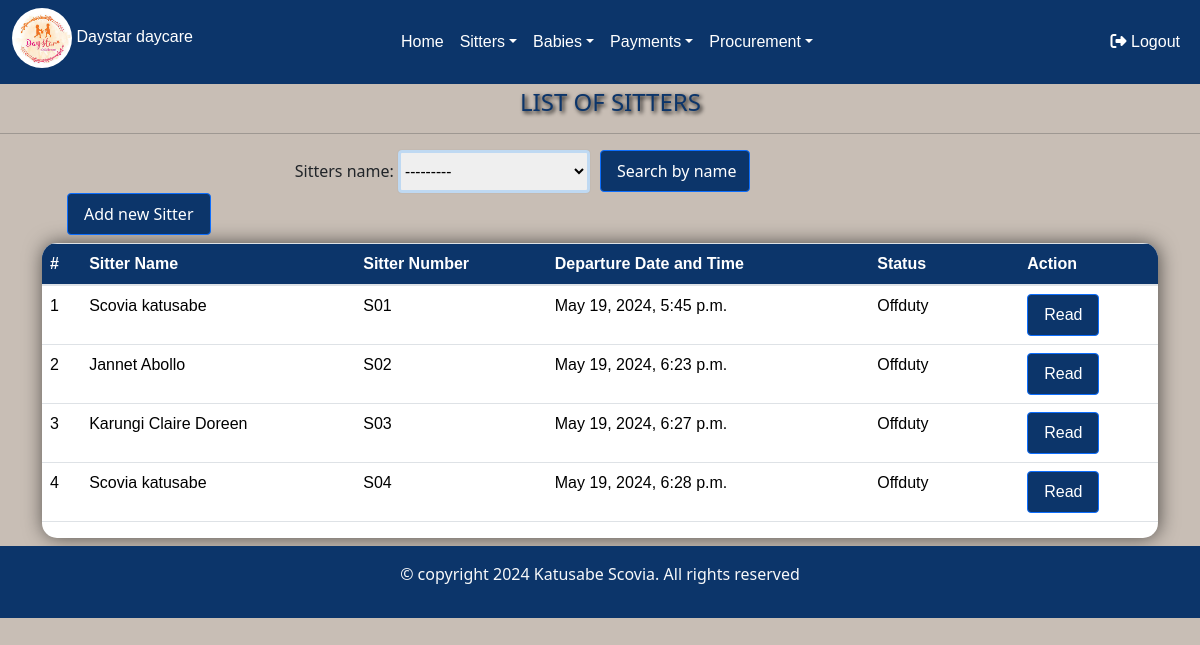
The page /sitterdeparture/ on the database as committed earlier.
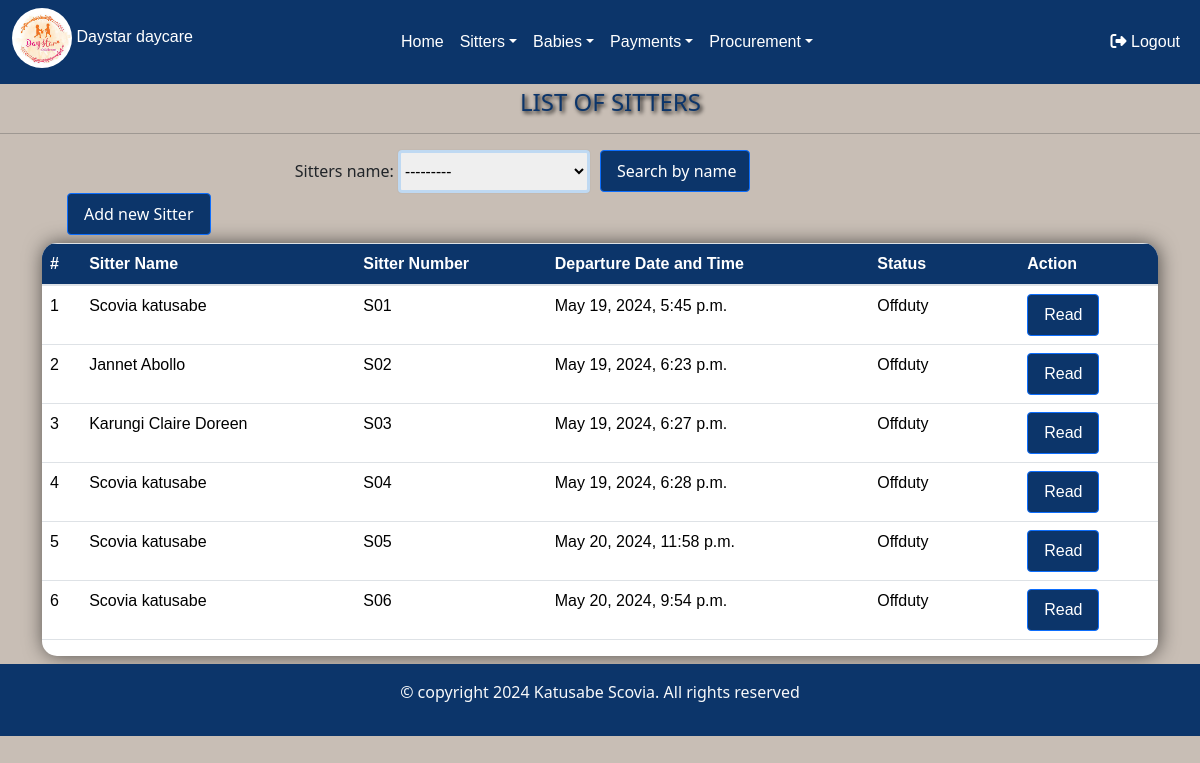
The same page on the database as committed later.
### day/models.py (models this page shows, shortened)
class Sitter_departure(models.Model):
    sitters_name=models.ForeignKey(Sitter_arrival, on_delete=models.CASCADE)
    date_of_departure=models.DateTimeField()
    created_at=models.DateTimeField(auto_now_add=True, null=True)
    status=models.CharField(choices=[('Offduty', 'Offduty')], max_length=100,null=True)

class Sitter_arrival(models.Model):
    sitter_name=models.ForeignKey(Sitterform, on_delete=models.CASCADE)
    date_of_arrival=models.DateTimeField()
    Attendancestatus=models.CharField(choices=[('onduty', 'onduty')], max_length=100)
    created_at=models.DateTimeField(auto_now_add=True, null=True)
    def __str__(self):
        return str(self.sitter_name)

class Sitterform(models.Model):
    name=models.CharField(max_length=200)
    gender=models.CharField(choices=[('male', 'Male'),('Female', 'Female')], max_length=100)
    location=models.CharField(choices=[('kabalagala', 'kabalagala')], max_length=100)
    date_of_birth=models.DateField(default=timezone.now)
    next_of_kin=models.CharField( max_length=200)
    national_identification_number=models.CharField(max_length=200,validators=[NINvalidate])
    recommenders_name=models.CharField(max_length=200)
    religon=models.CharField(max_length=200,null=True, blank=True)
    level_of_education=models.CharField( choices=[('Diploma','Diploma'),('Highschool certificate','Highschool certificate'),('Others','Others')],max_length=200)
    contacts=models.CharField(max_length=100,validators=[contactvalidate])
    date=models.DateField(default=timezone.now)
    def __str__(self):
        return self.name

### day/views.py (the view)
# urls.py: path('sitterdeparture/', views.sitterdeparture, name='sitterdeparture'),
def sitterdeparture(request):
    sitters=Sitter_departure.objects.all().order_by('id')
    sitter_filters=Sitter_departureFilter(request.GET,queryset=sitters)
    sitters=sitter_filters.qs
    return render(request,'sitterdeparture.html',{'sitters':sitters,'sitter_filters':sitter_filters})

### day/templates/sitterdeparture.html (shortened to what this page needs)
{% extends 'base.html' %}
{% load static %}
{% block content%}
</head>
<body>
<h4 class="mb-3">LIST OF SITTERS </h4><hr>
<div class="search">
<form action="" method="GET"style="">
    {{sitter_filters.form}}
    <input type="submit" value="Search by name" class="btn btn-primary" style="width:150px"/>
    </form>
</div>
<div class="container">
<a href="/addsitter" class="btn btn-primary mb-2" style="margin-left:25px;">Add new Sitter</a>
<div class="table-container">
<div class="table-responsive">
    <table id="dataTable" class="table table-stripped table-hover">
        <thead class="frame">
            <tr>
                <th scope="col">#</th>
                <th scope="col"> Sitter Name</th>
                <th scope="col">Sitter Number</th>
                <th scope="col"> Departure Date and Time </th>
                <th scope="col">Status</th>
                <th scope="col">Action</th>
            </tr>
        </thead>
        <tbody>
            {% for sitter in sitters %}
            <tr>
                <td>{{ sitter.id }}</td>
                <td>{{ sitter.sitters_name}}</td>
                <td>S0{{ sitter.id }}</td>
                <td>{{ sitter.date_of_departure }}</td>
                <td>{{ sitter.status }}</td>
                <td>
                    <a href="{% url 'readsitter' id=sitter.id  %}"  class="btn btn-primary ">Read</a></td>
            </tr>
            {% endfor %}
        </tbody>
    </table>
</div>
</div>
</div>
{% endblock %}

Rows that differ between the two databases and show on the page:
added Sitter_departure: id "5", sitters_name "Scovia katusabe", date_of_departure "May 20, 2024, 11:58 p.m.", status "Offduty"
added Sitter_departure: id "6", sitters_name "Scovia katusabe", date_of_departure "May 20, 2024, 9:54 p.m.", status "Offduty"
